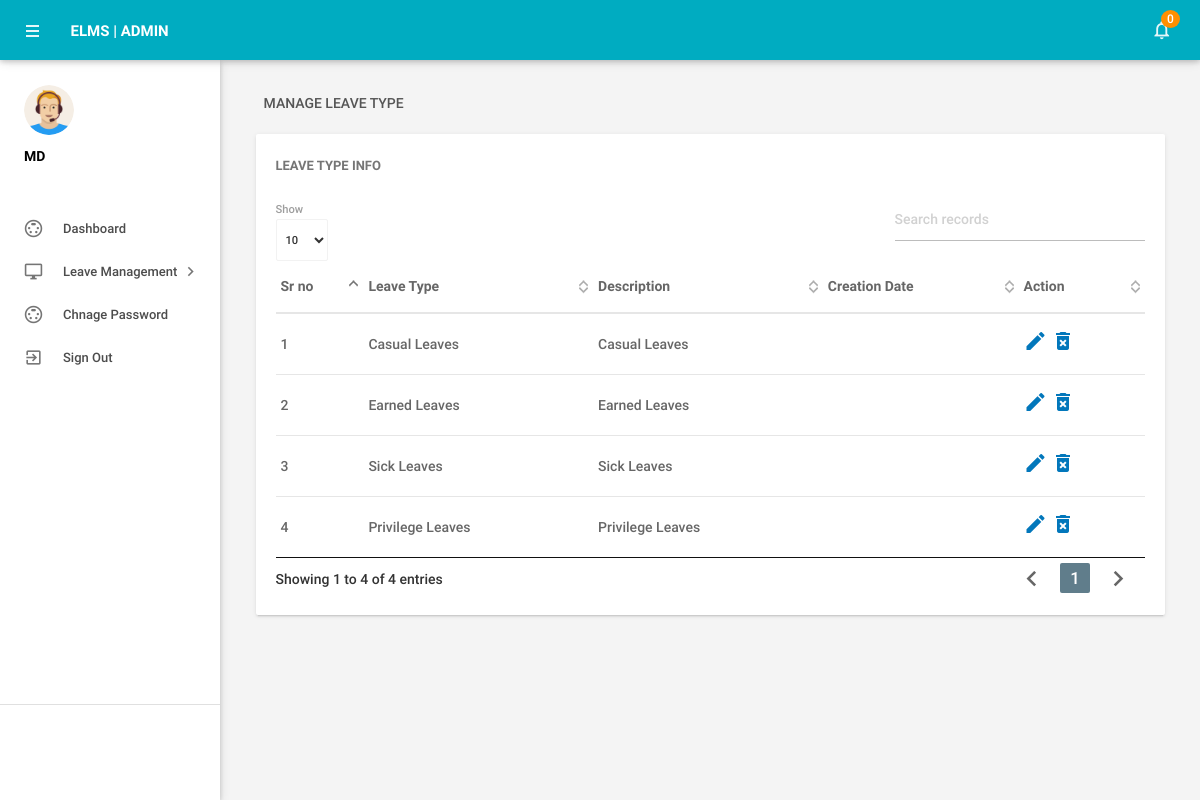
The app's page /engineer/manageleavetype.php (signed in) with its own data.
### tables this page shows
CREATE TABLE `tblleavetype` (
  `id` int(11) NOT NULL,
  `LeaveType` varchar(200) DEFAULT NULL,
  `Description` mediumtext DEFAULT NULL,
  `date` varchar(11) DEFAULT current_timestamp()
);

### engineer/manageleavetype.php (the view, shortened to what this page needs)
<?php
include('includes/config.php');
if(strlen($_SESSION['alogin'])==0)
    {
header('location:index.php');
}
else{
 ?>
<!DOCTYPE html>
<html lang="en">
    <head>
        <link type="text/css" rel="stylesheet" href="../assets/plugins/materialize/css/materialize.min.css"/>
        <link href="../assets/plugins/material-preloader/css/materialPreloader.min.css" rel="stylesheet">
        <link href="../assets/plugins/datatables/css/jquery.dataTables.min.css" rel="stylesheet">
        <link href="../assets/css/alpha.min.css" rel="stylesheet" type="text/css"/>
        <link href="../assets/css/custom.css" rel="stylesheet" type="text/css"/>
    </head>
    <body>
       <?php include('includes/header.php');?>
       <?php include('includes/sidebar.php');?>
            <main class="mn-inner">
                <div class="row">
                    <div class="col s12">
                        <div class="page-title">Manage Leave Type</div>
                    </div>
                    <div class="col s12 m12 l12">
                        <div class="card">
                            <div class="card-content">
                                <span class="card-title">Leave Type Info</span>
                                <table id="example" class="display responsive-table ">
                                    <thead>
                                        <tr>
                                            <th>Sr no</th>
                                            <th>Leave Type</th>
                                            <th>Description</th>
                                            <th>Creation Date</th>
                                            <th>Action</th>
                                        </tr>
                                    </thead>
                                    <tbody>
<?php $sql = "SELECT * from tblleavetype";
$query = $dbh -> prepare($sql);
$query->execute();
$results=$query->fetchAll(PDO::FETCH_OBJ);
$cnt=1;
if($query->rowCount() > 0)
{
foreach($results as $result)
{               ?>
                                        <tr>
                                            <td> <?php echo htmlentities($cnt);?></td>
                                            <td><?php echo htmlentities($result->LeaveType);?></td>
                                            <td><?php echo htmlentities($result->Description);?></td>
                                            <td><?php echo htmlentities($result->CreationDate);?></td>
                                            <td><a href="editleavetype.php?lid=<?php echo htmlentities($result->id);?>"><i class="material-icons">mode_edit</i></a>
                                            <a href="manageleavetype.php?del=<?php echo htmlentities($result->id);?>" onclick="return confirm('Do you want to delete');"> <i class="material-icons">delete_forever</i></a> </td>
                                        </tr>
                                         <?php $cnt++;} }?>
                                    </tbody>
                                </table>
                            </div>
                        </div>
                    </div>
                </div>
            </main>
        </div>
        <div class="left-sidebar-hover"></div>
    </body>
</html>
<?php } ?>

### records on screen
tblleavetype: LeaveType "Casual Leaves", Description "Casual Leaves"
tblleavetype: LeaveType "Earned Leaves", Description "Earned Leaves"
tblleavetype: LeaveType "Sick Leaves", Description "Sick Leaves"
tblleavetype: LeaveType "Privilege Leaves", Description "Privilege Leaves"

### other values on screen
$unreadcount "0"
